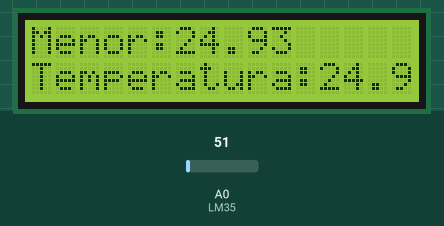
This sketch was run on a simulated Arduino Uno, built with avr-gcc and run on an emulated ATmega328P. Shown: 16×2 character LCD. The inputs (shaded band) are chosen by the test bench; at power-on: A0 (LM35) = 51. What the sketch prints to the serial monitor is not drawn.

Above: at 1.2 s.
1.3 s: A0 (LM35) set to 61
At 3.5 s:
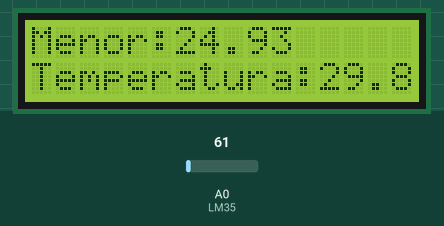
4.0 s: A0 (LM35) set to 71
At 5.1 s:
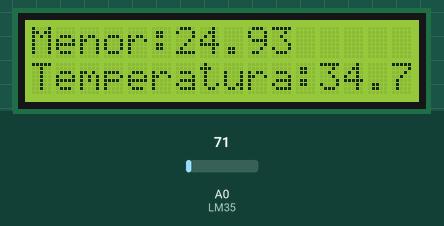
6.7 s: A0 (LM35) set to 86
At 8.4 s:
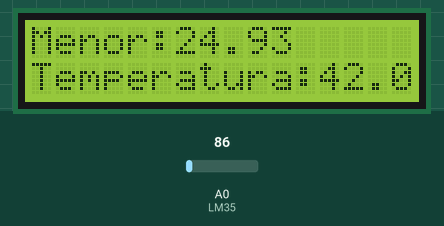
Timing chart, 0 to 9.9 s (numbered marks = the images above; inputs shaded):
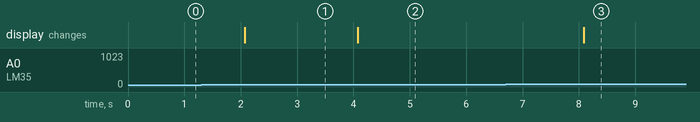

Measured:
- after the input at 1.3 s, the display: changes after 0.77 s (image 1)
- after the input at 4.0 s, the display: changes after 0.08 s (image 2)
- after the input at 6.7 s, the display: changes after 1.4 s (image 3)

The sketch:

temperatura-lcd-serial.ino
```cpp
#include <LiquidCrystal.h>
LiquidCrystal lcd(12, 11, 5, 4, 3, 2);

const int LM35 = A0;
float temperatura;
float temperatura2 = 50;// variavel para comparar
void setup() {
  // put your setup code here, to run once:
  Serial.begin(9600);
  lcd.begin(16, 2);

}

void loop() {
  // put your main code here, to run repeatedly:
  temperatura = (float (analogRead(LM35))*5/(1023))/0.01;
  lcd.setCursor(0,1);
  lcd.print("Temperatura:");
  lcd.print(temperatura);
  Serial.print("Temperatura:");
  Serial.println(temperatura);
  if (temperatura < temperatura2){
    lcd.setCursor(0,0);
    temperatura2 = temperatura;
    lcd.print("Menor:");
    lcd.print(temperatura2);
    Serial.print("Menor Temperatura Registrada:");
    Serial.println(temperatura2);

  }
  delay(2000);

}
```
